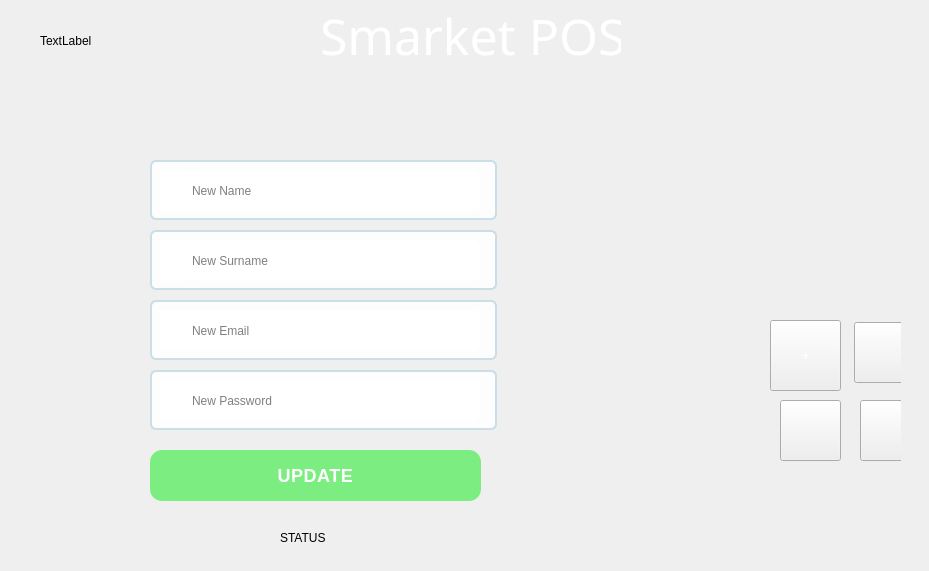
<?xml version="1.0" encoding="UTF-8"?>
<ui version="4.0">
 <class>pos</class>
 <widget class="QDialog" name="pos">
  <property name="geometry">
   <rect>
    <x>0</x>
    <y>0</y>
    <width>929</width>
    <height>571</height>
   </rect>
  </property>
  <property name="windowTitle">
   <string>Dialog</string>
  </property>
  <property name="styleSheet">
   <string notr="true"/>
  </property>
  <widget class="QLabel" name="bar">
   <property name="geometry">
    <rect>
     <x>10</x>
     <y>10</y>
     <width>911</width>
     <height>71</height>
    </rect>
   </property>
   <property name="styleSheet">
    <string notr="true">width: 960px;
height: 192px;
border-radius: 12px;

 border: 1px  black; border-radius: 12px; 
</string>
   </property>
   <property name="text">
    <string/>
   </property>
  </widget>
  <widget class="QLabel" name="Name">
   <property name="geometry">
    <rect>
     <x>320</x>
     <y>10</y>
     <width>301</width>
     <height>51</height>
    </rect>
   </property>
   <property name="styleSheet">
    <string notr="true">width: 484px;
height: 126px;
color: #ffffff;
font-family: Merriweather;
font-size: 50px;
font-weight: 400;</string>
   </property>
   <property name="text">
    <string>Smarket POS</string>
   </property>
  </widget>
  <widget class="QStackedWidget" name="stackedWidget">
   <property name="geometry">
    <rect>
     <x>0</x>
     <y>80</y>
     <width>721</width>
     <height>491</height>
    </rect>
   </property>
   <property name="currentIndex">
    <number>1</number>
   </property>
   <widget class="QWidget" name="page">
    <widget class="QLabel" name="Hi">
     <property name="geometry">
      <rect>
       <x>40</x>
       <y>20</y>
       <width>211</width>
       <height>91</height>
      </rect>
     </property>
     <property name="styleSheet">
      <string notr="true">width: 300px;
height: 96px;
color: #85b9ca;
font-family: &quot;SFUI Display - Heavy&quot;;
font-size: 40px;
font-weight: 800;
/* Text style for &quot;Let’s get&quot; */
letter-spacing: 0.6px;</string>
     </property>
     <property name="text">
      <string>Hi!</string>
     </property>
    </widget>
    <widget class="QLabel" name="label_2">
     <property name="geometry">
      <rect>
       <x>40</x>
       <y>100</y>
       <width>171</width>
       <height>51</height>
      </rect>
     </property>
     <property name="styleSheet">
      <string notr="true">width: 300px;
height: 96px;
color: #85b9ca;
font-family: &quot;SFUI Display - Heavy&quot;;
font-size: 25px;
font-weight: 800;
/* Text style for &quot;Let’s get&quot; */
letter-spacing: 0.6px;</string>
     </property>
     <property name="text">
      <string>Let’s get you
started</string>
     </property>
    </widget>
    <widget class="QLabel" name="user_name">
     <property name="geometry">
      <rect>
       <x>100</x>
       <y>40</y>
       <width>121</width>
       <height>51</height>
      </rect>
     </property>
     <property name="styleSheet">
      <string notr="true">width: 300px;
height: 96px;
color: #85b9ca;
font-family: &quot;SFUI Display - Heavy&quot;;
font-size: 25px;
font-weight: 800;
/* Text style for &quot;Let’s get&quot; */
letter-spacing: 0.6px;</string>
     </property>
     <property name="text">
      <string/>
     </property>
    </widget>
    <widget class="QRoundProgressBar" name="RoundBar1" native="true">
     <property name="geometry">
      <rect>
       <x>40</x>
       <y>260</y>
       <width>231</width>
       <height>171</height>
      </rect>
     </property>
     <property name="styleSheet">
      <string notr="true"/>
     </property>
    </widget>
    <widget class="QRoundProgressBar" name="RoundBar2" native="true">
     <property name="geometry">
      <rect>
       <x>470</x>
       <y>258</y>
       <width>201</width>
       <height>171</height>
      </rect>
     </property>
     <property name="styleSheet">
      <string notr="true"/>
     </property>
    </widget>
    <widget class="QLabel" name="label">
     <property name="geometry">
      <rect>
       <x>40</x>
       <y>180</y>
       <width>221</width>
       <height>61</height>
      </rect>
     </property>
     <property name="styleSheet">
      <string notr="true">width: 345px;
height: 144px;
color: #85b9ca;
font-family: &quot;SFUI Display - Heavy&quot;;
font-size: 20px;
font-weight: 800;
/* Text style for &quot;The easies&quot; */
letter-spacing: 0.6px;</string>
     </property>
     <property name="text">
      <string>Last Session Sales:</string>
     </property>
    </widget>
    <widget class="QLabel" name="label_9">
     <property name="geometry">
      <rect>
       <x>460</x>
       <y>180</y>
       <width>221</width>
       <height>61</height>
      </rect>
     </property>
     <property name="styleSheet">
      <string notr="true">width: 345px;
height: 144px;
color: #85b9ca;
font-family: &quot;SFUI Display - Heavy&quot;;
font-size: 20px;
font-weight: 800;
/* Text style for &quot;The easies&quot; */
letter-spacing: 0.6px;</string>
     </property>
     <property name="text">
      <string>Today's Sales</string>
     </property>
    </widget>
    <zorder>Hi</zorder>
    <zorder>label_2</zorder>
    <zorder>user_name</zorder>
    <zorder>label</zorder>
    <zorder>RoundBar2</zorder>
    <zorder>RoundBar1</zorder>
    <zorder>label_9</zorder>
   </widget>
   <widget class="QWidget" name="page_6">
    <widget class="QLabel" name="emailback">
     <property name="geometry">
      <rect>
       <x>150</x>
       <y>80</y>
       <width>347</width>
       <height>60</height>
      </rect>
     </property>
     <property name="styleSheet">
      <string notr="true">
width: 345px;
height: 60px;
border-radius: 6px;
border: 2px solid #cadee7;
background-color: rgba(255, 255, 255, 0.9);</string>
     </property>
     <property name="text">
      <string/>
     </property>
    </widget>
    <widget class="QLabel" name="emailback_2">
     <property name="geometry">
      <rect>
       <x>150</x>
       <y>150</y>
       <width>347</width>
       <height>60</height>
      </rect>
     </property>
     <property name="styleSheet">
      <string notr="true">
width: 345px;
height: 60px;
border-radius: 6px;
border: 2px solid #cadee7;
background-color: rgba(255, 255, 255, 0.9);</string>
     </property>
     <property name="text">
      <string/>
     </property>
    </widget>
    <widget class="QLabel" name="emailback_3">
     <property name="geometry">
      <rect>
       <x>150</x>
       <y>220</y>
       <width>347</width>
       <height>60</height>
      </rect>
     </property>
     <property name="styleSheet">
      <string notr="true">
width: 345px;
height: 60px;
border-radius: 6px;
border: 2px solid #cadee7;
background-color: rgba(255, 255, 255, 0.9);</string>
     </property>
     <property name="text">
      <string/>
     </property>
    </widget>
    <widget class="QLabel" name="emailback_4">
     <property name="geometry">
      <rect>
       <x>150</x>
       <y>290</y>
       <width>347</width>
       <height>60</height>
      </rect>
     </property>
     <property name="styleSheet">
      <string notr="true">
width: 345px;
height: 60px;
border-radius: 6px;
border: 2px solid #cadee7;
background-color: rgba(255, 255, 255, 0.9);</string>
     </property>
     <property name="text">
      <string/>
     </property>
    </widget>
    <widget class="QLineEdit" name="name_2">
     <property name="geometry">
      <rect>
       <x>190</x>
       <y>90</y>
       <width>290</width>
       <height>41</height>
      </rect>
     </property>
     <property name="styleSheet">
      <string notr="true">
width: 345px;
height: 60px;
border-radius: 6px;
border: 0px solid #cadee7;

background-color: rgba(255, 255, 255, 0.9);</string>
     </property>
     <property name="inputMask">
      <string/>
     </property>
     <property name="placeholderText">
      <string>New Name</string>
     </property>
    </widget>
    <widget class="QLineEdit" name="name_3">
     <property name="geometry">
      <rect>
       <x>190</x>
       <y>160</y>
       <width>290</width>
       <height>41</height>
      </rect>
     </property>
     <property name="styleSheet">
      <string notr="true">
width: 345px;
height: 60px;
border-radius: 6px;
border: 0px solid #cadee7;

background-color: rgba(255, 255, 255, 0.9);</string>
     </property>
     <property name="inputMask">
      <string/>
     </property>
     <property name="placeholderText">
      <string>New Surname</string>
     </property>
    </widget>
    <widget class="QLineEdit" name="name_4">
     <property name="geometry">
      <rect>
       <x>190</x>
       <y>230</y>
       <width>290</width>
       <height>41</height>
      </rect>
     </property>
     <property name="styleSheet">
      <string notr="true">
width: 345px;
height: 60px;
border-radius: 6px;
border: 0px solid #cadee7;

background-color: rgba(255, 255, 255, 0.9);</string>
     </property>
     <property name="inputMask">
      <string/>
     </property>
     <property name="placeholderText">
      <string>New Email</string>
     </property>
    </widget>
    <widget class="QLineEdit" name="name_5">
     <property name="geometry">
      <rect>
       <x>190</x>
       <y>300</y>
       <width>290</width>
       <height>41</height>
      </rect>
     </property>
     <property name="styleSheet">
      <string notr="true">
width: 345px;
height: 60px;
border-radius: 6px;
border: 0px solid #cadee7;

background-color: rgba(255, 255, 255, 0.9);</string>
     </property>
     <property name="inputMask">
      <string/>
     </property>
     <property name="echoMode">
      <enum>QLineEdit::Password</enum>
     </property>
     <property name="placeholderText">
      <string>New Password</string>
     </property>
    </widget>
    <widget class="QLabel" name="user_icon">
     <property name="geometry">
      <rect>
       <x>160</x>
       <y>90</y>
       <width>31</width>
       <height>41</height>
      </rect>
     </property>
     <property name="styleSheet">
      <string notr="true">
width: 60px;
height: 60px;

background-color: rgba(255, 255, 255, 0.9);</string>
     </property>
     <property name="text">
      <string/>
     </property>
    </widget>
    <widget class="QLabel" name="user_icon_2">
     <property name="geometry">
      <rect>
       <x>160</x>
       <y>160</y>
       <width>31</width>
       <height>41</height>
      </rect>
     </property>
     <property name="styleSheet">
      <string notr="true">
width: 60px;
height: 60px;

background-color: rgba(255, 255, 255, 0.9);</string>
     </property>
     <property name="text">
      <string/>
     </property>
    </widget>
    <widget class="QLabel" name="user_icon_3">
     <property name="geometry">
      <rect>
       <x>160</x>
       <y>230</y>
       <width>31</width>
       <height>41</height>
      </rect>
     </property>
     <property name="styleSheet">
      <string notr="true">
width: 60px;
height: 60px;

background-color: rgba(255, 255, 255, 0.9);</string>
     </property>
     <property name="text">
      <string/>
     </property>
    </widget>
    <widget class="QLabel" name="user_icon_4">
     <property name="geometry">
      <rect>
       <x>160</x>
       <y>300</y>
       <width>31</width>
       <height>41</height>
      </rect>
     </property>
     <property name="styleSheet">
      <string notr="true">
width: 60px;
height: 60px;

background-color: rgba(255, 255, 255, 0.9);</string>
     </property>
     <property name="text">
      <string/>
     </property>
    </widget>
    <widget class="QPushButton" name="pushButton_3">
     <property name="geometry">
      <rect>
       <x>150</x>
       <y>370</y>
       <width>331</width>
       <height>51</height>
      </rect>
     </property>
     <property name="styleSheet">
      <string notr="true">#pushButton_3 {
	background-image:/img/Rectangle_4.png;
width: 345px;
height: 60px;
border-radius: 12px;
background-color: #7cee81;


color: #ffffff;
font-family: &quot;SF UI Display&quot;;
font-size: 18px;
font-weight: 600;
line-height: 20px;
/* Text style for &quot;Sign up&quot; */
letter-spacing: 0.5px;
}

#pushButton_3:hover {
   background: #23D035;
   background-image: -webkit-linear-gradient(top, #23D035, #3D94F6);
   background-image: -moz-linear-gradient(top, #23D035, #3D94F6);
   background-image: -ms-linear-gradient(top, #23D035, #3D94F6);
   background-image: -o-linear-gradient(top, #23D035, #3D94F6);
   background-image: linear-gradient(to bottom, #23D035, #3D94F6);
   text-decoration: none;
}
#pushButton_3:active {
	position:relative;
	top:1px;
}</string>
     </property>
     <property name="text">
      <string>UPDATE</string>
     </property>
    </widget>
    <widget class="QLabel" name="status">
     <property name="geometry">
      <rect>
       <x>280</x>
       <y>450</y>
       <width>171</width>
       <height>16</height>
      </rect>
     </property>
     <property name="text">
      <string>STATUS</string>
     </property>
    </widget>
   </widget>
   <widget class="QWidget" name="page_2">
    <widget class="QLabel" name="back">
     <property name="geometry">
      <rect>
       <x>30</x>
       <y>60</y>
       <width>401</width>
       <height>61</height>
      </rect>
     </property>
     <property name="styleSheet">
      <string notr="true">width: 610px;
height: 60px;
border-radius: 6px;
background-color: #ffffff;</string>
     </property>
     <property name="text">
      <string/>
     </property>
    </widget>
    <widget class="QPushButton" name="search">
     <property name="geometry">
      <rect>
       <x>400</x>
       <y>20</y>
       <width>281</width>
       <height>141</height>
      </rect>
     </property>
     <property name="styleSheet">
      <string notr="true">width: 200px;
height: 60px;
border-image:url(:/img/button.png);
color: #ffffff;
font-family: Roboto;
font-size: 18px;
font-weight: 400;
line-height: 14px;
/* Text style for &quot;Sign Up&quot; */
letter-spacing: 0.3px;</string>
     </property>
     <property name="text">
      <string>Search</string>
     </property>
    </widget>
    <widget class="QLineEdit" name="text">
     <property name="geometry">
      <rect>
       <x>40</x>
       <y>70</y>
       <width>381</width>
       <height>41</height>
      </rect>
     </property>
     <property name="styleSheet">
      <string notr="true">width: 610px;
height: 60px;
border-radius: 6px;
background-color: #ffffff;</string>
     </property>
     <property name="placeholderText">
      <string>Search product</string>
     </property>
    </widget>
    <widget class="QTableView" name="tableView">
     <property name="geometry">
      <rect>
       <x>25</x>
       <y>130</y>
       <width>631</width>
       <height>251</height>
      </rect>
     </property>
     <property name="styleSheet">
      <string notr="true">#tableView{ border: 1px solid #1C6EA4;

  width: 100%;
  text-align: left;
  border-collapse: collapse;
}
#tableView thead {
  background: #1C6EA4;
  background: -moz-linear-gradient(top, #5592bb 0%, #327cad 66%, #1C6EA4 100%);
  background: -webkit-linear-gradient(top, #5592bb 0%, #327cad 66%, #1C6EA4 100%);
  background: linear-gradient(to bottom, #5592bb 0%, #327cad 66%, #1C6EA4 100%);
  border-bottom: 2px solid #444444;
}

#tableView thead th {
  font-size: 15px;
  font-weight: bold;
  color: #FFFFFF;
  border-left: 2px solid #D0E4F5;
}

#tableView thead th:first-child {
  border-left: none;
}

#tableView tfoot {
  font-size: 14px;
  font-weight: bold;
  color: #FFFFFF;
  background: #D0E4F5;
  background: -moz-linear-gradient(top, #dcebf7 0%, #d4e6f6 66%, #D0E4F5 100%);
  background: -webkit-linear-gradient(top, #dcebf7 0%, #d4e6f6 66%, #D0E4F5 100%);
  background: linear-gradient(to bottom, #dcebf7 0%, #d4e6f6 66%, #D0E4F5 100%);
  border-top: 2px solid #444444;
}</string>
     </property>
    </widget>
   </widget>
   <widget class="QWidget" name="page_3">
    <widget class="QLabel" name="back_user">
     <property name="geometry">
      <rect>
       <x>10</x>
       <y>20</y>
       <width>231</width>
       <height>291</height>
      </rect>
     </property>
     <property name="styleSheet">
      <string notr="true">width: 300px;
height: 231px;
border-radius: 6px;
border: 1px solid rgba(207, 216, 220, 0.5);
background-color: #ffffff;</string>
     </property>
     <property name="text">
      <string/>
     </property>
    </widget>
    <widget class="QLabel" name="label_3">
     <property name="geometry">
      <rect>
       <x>20</x>
       <y>30</y>
       <width>151</width>
       <height>21</height>
      </rect>
     </property>
     <property name="styleSheet">
      <string notr="true">width: 55px;
height: 16px;

font-family: Lato;
font-size: 13px;
font-weight: 700;
text-transform: uppercase;
/* Text style for &quot;MADRID&quot; */
letter-spacing: 0.23px;</string>
     </property>
     <property name="text">
      <string>Client</string>
     </property>
    </widget>
    <widget class="QLabel" name="label_4">
     <property name="geometry">
      <rect>
       <x>20</x>
       <y>70</y>
       <width>151</width>
       <height>21</height>
      </rect>
     </property>
     <property name="styleSheet">
      <string notr="true">width: 55px;
height: 16px;

font-family: Lato;
font-size: 13px;
font-weight: 700;
text-transform: uppercase;
/* Text style for &quot;MADRID&quot; */
letter-spacing: 0.23px;</string>
     </property>
     <property name="text">
      <string>ID</string>
     </property>
    </widget>
    <widget class="QLabel" name="label_5">
     <property name="geometry">
      <rect>
       <x>20</x>
       <y>100</y>
       <width>151</width>
       <height>21</height>
      </rect>
     </property>
     <property name="styleSheet">
      <string notr="true">width: 55px;
height: 16px;

font-family: Lato;
font-size: 13px;
font-weight: 700;
text-transform: uppercase;
/* Text style for &quot;MADRID&quot; */
letter-spacing: 0.23px;</string>
     </property>
     <property name="text">
      <string>Address</string>
     </property>
    </widget>
    <widget class="QLabel" name="label_6">
     <property name="geometry">
      <rect>
       <x>20</x>
       <y>150</y>
       <width>151</width>
       <height>21</height>
      </rect>
     </property>
     <property name="styleSheet">
      <string notr="true">width: 55px;
height: 16px;

font-family: Lato;
font-size: 13px;
font-weight: 700;
text-transform: uppercase;
/* Text style for &quot;MADRID&quot; */
letter-spacing: 0.23px;</string>
     </property>
     <property name="text">
      <string>Phone</string>
     </property>
    </widget>
    <widget class="QLabel" name="label_7">
     <property name="geometry">
      <rect>
       <x>20</x>
       <y>200</y>
       <width>151</width>
       <height>21</height>
      </rect>
     </property>
     <property name="styleSheet">
      <string notr="true">width: 55px;
height: 16px;

font-family: Lato;
font-size: 13px;
font-weight: 700;
text-transform: uppercase;
/* Text style for &quot;MADRID&quot; */
letter-spacing: 0.23px;</string>
     </property>
     <property name="text">
      <string>Email</string>
     </property>
    </widget>
    <widget class="QLabel" name="name">
     <property name="geometry">
      <rect>
       <x>30</x>
       <y>50</y>
       <width>91</width>
       <height>21</height>
      </rect>
     </property>
     <property name="styleSheet">
      <string notr="true">width: 124px;
height: 13px;
color: #4a4a4a;
font-family: &quot;Inter UI - Bold&quot;;
font-size: 12px;
font-weight: 700;
text-transform: uppercase;
/* Text style for &quot;Madison Ga&quot; */
letter-spacing: 1px;</string>
     </property>
     <property name="text">
      <string>name</string>
     </property>
    </widget>
    <widget class="QLabel" name="ID">
     <property name="geometry">
      <rect>
       <x>40</x>
       <y>80</y>
       <width>61</width>
       <height>21</height>
      </rect>
     </property>
     <property name="styleSheet">
      <string notr="true">width: 124px;
height: 13px;
color: #4a4a4a;
font-family: &quot;Inter UI - Bold&quot;;
font-size: 12px;
font-weight: 700;
text-transform: uppercase;
/* Text style for &quot;Madison Ga&quot; */
letter-spacing: 1px;</string>
     </property>
     <property name="text">
      <string>ID</string>
     </property>
    </widget>
    <widget class="QLabel" name="ADD">
     <property name="geometry">
      <rect>
       <x>30</x>
       <y>120</y>
       <width>131</width>
       <height>31</height>
      </rect>
     </property>
     <property name="styleSheet">
      <string notr="true">width: 124px;
height: 13px;
color: #4a4a4a;
font-family: &quot;Inter UI - Bold&quot;;
font-size: 12px;
font-weight: 700;
text-transform: uppercase;
/* Text style for &quot;Madison Ga&quot; */
letter-spacing: 1px;</string>
     </property>
     <property name="text">
      <string>Add</string>
     </property>
    </widget>
    <widget class="QLabel" name="PHONE">
     <property name="geometry">
      <rect>
       <x>30</x>
       <y>180</y>
       <width>131</width>
       <height>16</height>
      </rect>
     </property>
     <property name="styleSheet">
      <string notr="true">width: 124px;
height: 13px;
color: #4a4a4a;
font-family: &quot;Inter UI - Bold&quot;;
font-size: 12px;
font-weight: 700;
text-transform: uppercase;
/* Text style for &quot;Madison Ga&quot; */
letter-spacing: 1px;</string>
     </property>
     <property name="text">
      <string>Phone</string>
     </property>
    </widget>
    <widget class="QLabel" name="EMAIL">
     <property name="geometry">
      <rect>
       <x>30</x>
       <y>230</y>
       <width>47</width>
       <height>13</height>
      </rect>
     </property>
     <property name="styleSheet">
      <string notr="true">width: 124px;
height: 13px;
color: #4a4a4a;
font-family: &quot;Inter UI - Bold&quot;;
font-size: 12px;
font-weight: 700;
text-transform: uppercase;
/* Text style for &quot;Madison Ga&quot; */
letter-spacing: 1px;</string>
     </property>
     <property name="text">
      <string>Email</string>
     </property>
    </widget>
    <widget class="QLabel" name="label_8">
     <property name="geometry">
      <rect>
       <x>20</x>
       <y>250</y>
       <width>131</width>
       <height>21</height>
      </rect>
     </property>
     <property name="styleSheet">
      <string notr="true">width: 55px;
height: 16px;

font-family: Lato;
font-size: 13px;
font-weight: 700;
text-transform: uppercase;
/* Text style for &quot;MADRID&quot; */
letter-spacing: 0.23px;</string>
     </property>
     <property name="text">
      <string>Points</string>
     </property>
    </widget>
    <widget class="QLabel" name="POINTS">
     <property name="geometry">
      <rect>
       <x>30</x>
       <y>270</y>
       <width>51</width>
       <height>16</height>
      </rect>
     </property>
     <property name="styleSheet">
      <string notr="true">width: 124px;
height: 13px;
color: #4a4a4a;
font-family: &quot;Inter UI - Bold&quot;;
font-size: 12px;
font-weight: 700;
text-transform: uppercase;
/* Text style for &quot;Madison Ga&quot; */
letter-spacing: 1px;</string>
     </property>
     <property name="text">
      <string>Points</string>
     </property>
    </widget>
    <widget class="QLabel" name="back_user_2">
     <property name="geometry">
      <rect>
       <x>10</x>
       <y>320</y>
       <width>231</width>
       <height>161</height>
      </rect>
     </property>
     <property name="styleSheet">
      <string notr="true">width: 300px;
height: 231px;
border-radius: 6px;
border: 1px solid rgba(207, 216, 220, 0.5);
background-color: #ffffff;</string>
     </property>
     <property name="text">
      <string/>
     </property>
    </widget>
    <widget class="QLabel" name="clientphoto">
     <property name="geometry">
      <rect>
       <x>70</x>
       <y>340</y>
       <width>121</width>
       <height>121</height>
      </rect>
     </property>
     <property name="styleSheet">
      <string notr="true">width: 64px;
height: 64px;
background-color: #e1e1e1;
-webkit-border-radius: 50px;
-moz-border-radius: 50px;
border-radius: 50px;</string>
     </property>
     <property name="text">
      <string/>
     </property>
    </widget>
    <widget class="QPushButton" name="pushButton_6">
     <property name="geometry">
      <rect>
       <x>470</x>
       <y>280</y>
       <width>75</width>
       <height>23</height>
      </rect>
     </property>
     <property name="text">
      <string>PushButton</string>
     </property>
    </widget>
    <widget class="QListWidget" name="listWidget">
     <property name="geometry">
      <rect>
       <x>275</x>
       <y>20</y>
       <width>411</width>
       <height>241</height>
      </rect>
     </property>
    </widget>
    <zorder>back_user</zorder>
    <zorder>label_3</zorder>
    <zorder>label_4</zorder>
    <zorder>label_5</zorder>
    <zorder>label_6</zorder>
    <zorder>label_7</zorder>
    <zorder>name</zorder>
    <zorder>PHONE</zorder>
    <zorder>EMAIL</zorder>
    <zorder>POINTS</zorder>
    <zorder>back_user_2</zorder>
    <zorder>label_8</zorder>
    <zorder>ADD</zorder>
    <zorder>ID</zorder>
    <zorder>clientphoto</zorder>
    <zorder>pushButton_6</zorder>
    <zorder>listWidget</zorder>
   </widget>
  </widget>
  <widget class="QLabel" name="user_photo">
   <property name="geometry">
    <rect>
     <x>40</x>
     <y>10</y>
     <width>71</width>
     <height>61</height>
    </rect>
   </property>
   <property name="text">
    <string>TextLabel</string>
   </property>
  </widget>
  <widget class="QStackedWidget" name="stackedWidget_2">
   <property name="geometry">
    <rect>
     <x>720</x>
     <y>240</y>
     <width>181</width>
     <height>291</height>
    </rect>
   </property>
   <widget class="QWidget" name="page_4">
    <widget class="QPushButton" name="pushButton_4">
     <property name="geometry">
      <rect>
       <x>60</x>
       <y>160</y>
       <width>61</width>
       <height>61</height>
      </rect>
     </property>
     <property name="styleSheet">
      <string notr="true">border-image:url(:/img/png/search.png);</string>
     </property>
     <property name="text">
      <string/>
     </property>
    </widget>
    <widget class="QPushButton" name="pushButton_2">
     <property name="geometry">
      <rect>
       <x>50</x>
       <y>80</y>
       <width>71</width>
       <height>71</height>
      </rect>
     </property>
     <property name="styleSheet">
      <string notr="true">border-image:url(:/img/blue.png);
width: 12px;
height: 12px;
color: #ffffff;</string>
     </property>
     <property name="text">
      <string>+</string>
     </property>
    </widget>
    <widget class="QPushButton" name="pushButton_5">
     <property name="geometry">
      <rect>
       <x>140</x>
       <y>160</y>
       <width>61</width>
       <height>61</height>
      </rect>
     </property>
     <property name="styleSheet">
      <string notr="true">border-image:url(:/img/png/settings.png);</string>
     </property>
     <property name="text">
      <string/>
     </property>
    </widget>
    <widget class="QPushButton" name="pushButton">
     <property name="geometry">
      <rect>
       <x>134</x>
       <y>82</y>
       <width>61</width>
       <height>61</height>
      </rect>
     </property>
     <property name="styleSheet">
      <string notr="true">border-image:url(://img/png/house.png);
</string>
     </property>
     <property name="text">
      <string/>
     </property>
    </widget>
   </widget>
   <widget class="QWidget" name="page_5"/>
  </widget>
 </widget>
 <customwidgets>
  <customwidget>
   <class>QRoundProgressBar</class>
   <extends>QWidget</extends>
   <header>QRoundProgressBar.h</header>
   <container>1</container>
  </customwidget>
 </customwidgets>
 <resources/>
 <connections/>
</ui>
